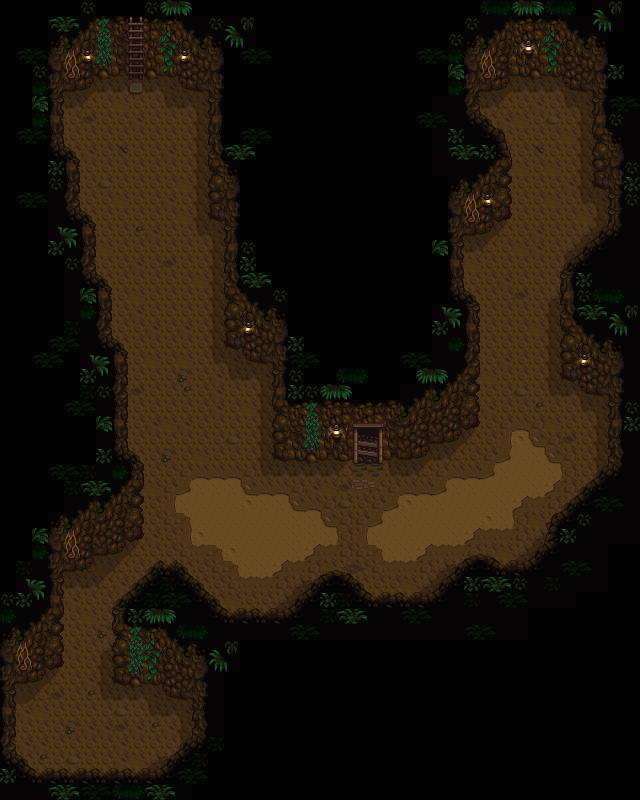

This game map was drawn from its Tiled (.tmx) file and the tilesets committed beside it. A one-line description and the trimmed map source follow:
An orthogonal 40x50 tile map with 16x16 px tiles, 3 tile layers (Back, Buildings, Front).

<map version="1.4" tiledversion="1.4.2" orientation="orthogonal" renderorder="right-down" compressionlevel="0" width="40" height="50" tilewidth="16" tileheight="16" infinite="0" nextlayerid="7" nextobjectid="1">
  <properties />
  <tileset firstgid="1" name="mine" tilewidth="16" tileheight="16" tilecount="288" columns="16">
    <image source="mine.png" width="256" height="288" />
    <tile id="0">
      <properties>
        <property name="Type" type="string" value="Dirt" />
      </properties>
    </tile>
    <tile id="137">
      <properties>
        <property name="Type" type="string" value="Stone" />
      </properties>
    </tile>
    <tile id="138">
      <properties>
        <property name="Type" type="string" value="Stone" />
      </properties>
    </tile>
    <tile id="139">
      <properties>
        <property name="Type" type="string" value="Stone" />
      </properties>
    </tile>
    <tile id="140">
      <properties>
        <property name="Type" type="string" value="Stone" />
      </properties>
    </tile>
    <tile id="153">
      <properties>
        <property name="Type" type="string" value="Stone" />
      </properties>
    </tile>
    <tile id="154">
      <properties>
        <property name="Type" type="string" value="Stone" />
      </properties>
    </tile>
    <tile id="155">
      <properties>
        <property name="Type" type="string" value="Stone" />
      </properties>
    </tile>
    <tile id="165">
      <properties>
        <property name="Type" type="string" value="Dirt" />
      </properties>
    </tile>
    <tile id="166">
      <properties>
        <property name="Type" type="string" value="Stone" />
      </properties>
    </tile>
    <tile id="167">
      <properties>
        <property name="Type" type="string" value="Stone" />
      </properties>
    </tile>
    <tile id="168">
      <properties>
        <property name="Type" type="string" value="Stone" />
      </properties>
    </tile>
    <tile id="169">
      <properties>
        <property name="Type" type="string" value="Stone" />
      </properties>
    </tile>
    <tile id="170">
      <properties>
        <property name="Type" type="string" value="Stone" />
      </properties>
    </tile>
    <tile id="171">
      <properties>
        <property name="Type" type="string" value="Stone" />
      </properties>
    </tile>
    <tile id="172">
      <properties>
        <property name="Type" type="string" value="Stone" />
      </properties>
    </tile>
    <tile id="181">
      <properties>
        <property name="Type" type="string" value="Dirt" />
      </properties>
    </tile>
    <tile id="182">
      <properties>
        <property name="Type" type="string" value="Stone" />
      </properties>
    </tile>
    <tile id="183">
      <properties>
        <property name="Type" type="string" value="Dirt" />
      </properties>
    </tile>
    <tile id="184">
      <properties>
        <property name="Type" type="string" value="Stone" />
      </properties>
    </tile>
    <tile id="185">
      <properties>
        <property name="Type" type="string" value="Stone" />
      </properties>
    </tile>
    <tile id="186">
      <properties>
        <property name="Type" type="string" value="Stone" />
      </properties>
    </tile>
    <tile id="187">
      <properties>
        <property name="Type" type="string" value="Stone" />
      </properties>
    </tile>
    <tile id="188">
      <properties>
        <property name="Type" type="string" value="Stone" />
      </properties>
    </tile>
    <tile id="198">
      <properties>
        <property name="Type" type="string" value="Stone" />
      </properties>
    </tile>
    <tile id="199">
      <properties>
        <property name="Type" type="string" value="Stone" />
      </properties>
    </tile>
    <tile id="200">
      <properties>
        <property name="Type" type="string" value="Stone" />
      </properties>
    </tile>
    <tile id="201">
      <properties>
        <property name="Type" type="string" value="Stone" />
      </properties>
    </tile>
    <tile id="202">
      <properties>
        <property name="Type" type="string" value="Stone" />
      </properties>
    </tile>
    <tile id="203">
      <properties>
        <property name="Type" type="string" value="Stone" />
      </properties>
    </tile>
    <tile id="204">
      <properties>
        <property name="Type" type="string" value="Stone" />
      </properties>
    </tile>
    <tile id="217">
      <properties>
        <property name="Type" type="string" value="Stone" />
      </properties>
    </tile>
    <tile id="218">
      <properties>
        <property name="Type" type="string" value="Stone" />
      </properties>
    </tile>
    <tile id="219">
      <properties>
        <property name="Type" type="string" value="Stone" />
      </properties>
    </tile>
    <tile id="233">
      <properties>
        <property name="Type" type="string" value="Stone" />
      </properties>
    </tile>
    <tile id="234">
      <properties>
        <property name="Type" type="string" value="Stone" />
      </properties>
    </tile>
    <tile id="235">
      <properties>
        <property name="Type" type="string" value="Stone" />
      </properties>
    </tile>
    <tile id="240">
      <properties>
        <property name="Type" type="string" value="Wood" />
      </properties>
    </tile>
    <tile id="241">
      <properties>
        <property name="Type" type="string" value="Wood" />
      </properties>
    </tile>
    <tile id="242">
      <properties>
        <property name="Type" type="string" value="Wood" />
      </properties>
    </tile>
    <tile id="256">
      <properties>
        <property name="Type" type="string" value="Wood" />
      </properties>
    </tile>
    <tile id="257">
      <properties>
        <property name="Type" type="string" value="Wood" />
      </properties>
    </tile>
    <tile id="258">
      <properties>
        <property name="Type" type="string" value="Wood" />
      </properties>
    </tile>
    <tile id="272">
      <properties>
        <property name="Type" type="string" value="Wood" />
      </properties>
    </tile>
    <tile id="273">
      <properties>
        <property name="Type" type="string" value="Wood" />
      </properties>
    </tile>
    <tile id="274">
      <properties>
        <property name="Type" type="string" value="Wood" />
      </properties>
    </tile>
  </tileset>
  <layer id="1" name="Back" width="40" height="50" opacity="1" offsetx="0" offsety="0">
    <properties />
    <data>[2000 cells, 990 non-empty, 42 distinct tile ids]</data>
  </layer>
  <layer id="2" name="Buildings" width="40" height="50" opacity="1" offsetx="0" offsety="0">
    <properties />
    <data>[2000 cells, 400 non-empty, 91 distinct tile ids]</data>
  </layer>
  <layer id="3" name="Front" width="40" height="50" opacity="1" offsetx="0" offsety="0">
    <properties />
    <data>[2000 cells, 406 non-empty, 43 distinct tile ids]</data>
  </layer>
  <objectgroup id="4" name="Back" visible="false" locked="false" />
  <objectgroup id="5" name="Buildings" visible="false" locked="false" />
  <objectgroup id="6" name="Front" visible="false" locked="false" />
</map>
